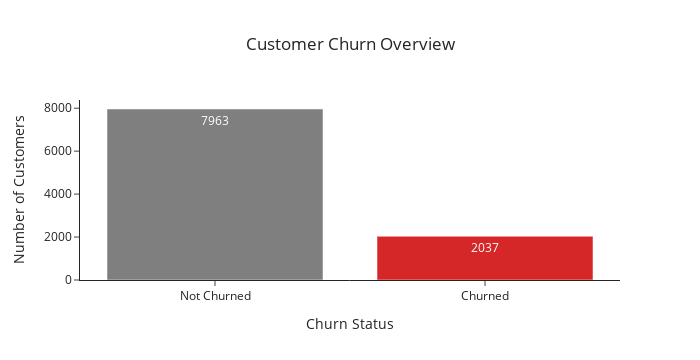

The code cell stored with this chart in its notebook:
### Code cell
# Count of Exited values
churn_counts = df['Exited'].value_counts().reset_index()
churn_counts.columns = ['Exited', 'Count']
churn_counts['Status'] = churn_counts['Exited'].map({0: 'Not Churned', 1: 'Churned'})

# Color map: red for churned, grey for not churned
color_map = {'Churned': '#d62728', 'Not Churned': '#7f7f7f'}  # Red and grey

# Create bar chart
fig = px.bar(
    churn_counts,
    x='Status',
    y='Count',
    title='Customer Churn Overview',
    labels={'Count': 'Number of Customers', 'Status': 'Churn Status'},
    text='Count',
    color='Status',
    color_discrete_map=color_map,
    width = 700
)

fig.update_layout(
    title_x=0.5,
    template='simple_white',
    showlegend=False
)

fig.show()

### Figure 1 — Plotly figure (JSON) as saved in the notebook; plotly's stock layout.template omitted (floating-point values rounded to 4 significant figures)
{"data": [{"alignmentgroup": "True", "hovertemplate": "Churn Status=%{x}<br>Number of Customers=%{text}<extra></extra>", "legendgroup": "Not Churned", "marker": {"color": "#7f7f7f", "pattern": {"shape": ""}}, "name": "Not Churned", "offsetgroup": "Not Churned", "orientation": "v", "showlegend": true, "text": [7963], "textposition": "auto", "type": "bar", "x": ["Not Churned"], "xaxis": "x", "y": [7963], "yaxis": "y"}, {"alignmentgroup": "True", "hovertemplate": "Churn Status=%{x}<br>Number of Customers=%{text}<extra></extra>", "legendgroup": "Churned", "marker": {"color": "#d62728", "pattern": {"shape": ""}}, "name": "Churned", "offsetgroup": "Churned", "orientation": "v", "showlegend": true, "text": [2037], "textposition": "auto", "type": "bar", "x": ["Churned"], "xaxis": "x", "y": [2037], "yaxis": "y"}], "layout": {"barmode": "relative", "height": 360, "legend": {"title": {"text": "Churn Status"}, "tracegroupgap": 0}, "showlegend": false, "title": {"text": "Customer Churn Overview", "x": 0.5}, "width": 700, "xaxis": {"anchor": "y", "autorange": true, "categoryarray": ["Not Churned", "Churned"], "categoryorder": "array", "domain": [0, 1], "range": [-0.5, 1.5], "title": {"text": "Churn Status"}, "type": "category"}, "yaxis": {"anchor": "x", "autorange": true, "domain": [0, 1], "range": [0, 8382.0], "title": {"text": "Number of Customers"}, "type": "linear"}}}
